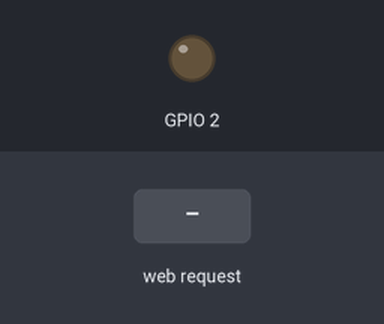
The sketch below on a simulated ESP32. Shown: output pins drawn as LEDs (lit = HIGH). The inputs (shaded band) are chosen by the test bench. What the sketch prints to the serial monitor is not drawn.

Above: at 1.2 s.
1.3 s: HTTP request GET /ligar-luz received
At 2.5 s:
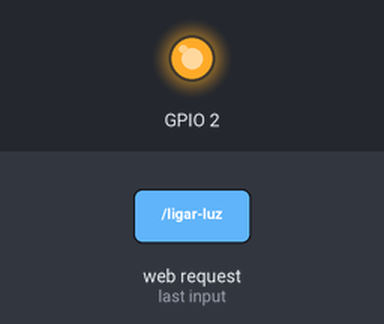
2.8 s: HTTP request GET /desligar-luz received
At 3.6 s:
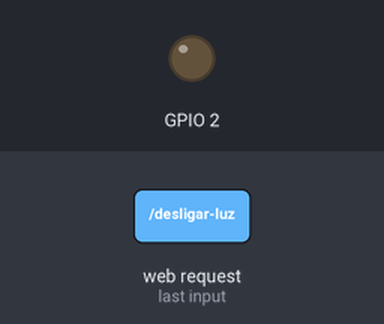
Timing chart, 0 to 5.8 s (numbered marks = the images above; inputs shaded):
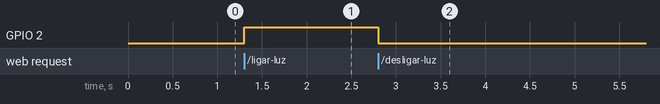

The sketch:

automacao-residencial-alfa.ino
```cpp
#include <WiFi.h>

// Nome (SSID) e senha do ponto de acesso
const char* ssid = "MeuESP32";
const char* password = "12345678";

// Servidor web na porta 80
WiFiServer server(80);

// Estados dos dispositivos
bool LuzLigada = false;
bool JanelaAberta = false;

void setup() {
  Serial.begin(115200);
  setCpuFrequencyMhz(240); // Define a frequência máxima da CPU (240 MHz)
  WiFi.softAP(ssid, password); // Configura o ESP32 como ponto de acesso
  Serial.println("Ponto de acesso criado");

  server.begin(); // Inicia o servidor web
  Serial.println("Servidor web iniciado");
  Serial.println("Acesse http://192.168.4.1");
  pinMode(2, OUTPUT);
  digitalWrite(2, LOW);

}

void loop() {
  WiFiClient client = server.available(); // Verifica se há um cliente conectado
  if (!client) return; // Se não há cliente, retorna imediatamente

  String request = client.readStringUntil('\r'); // Lê a requisição do cliente
  //client.flush(); // Limpa o buffer do cliente

  // Verifica a ação a ser tomada com base na requisição
  if (request.indexOf("GET /sala") >= 0) {
    sala(client); // Chama a função que serve a página "sala"
  } else if (request.indexOf("GET /ligar-luz") >= 0) {
    LuzLigada = true; // Atualiza o estado da luz
    sala(client); // Recarrega a página "sala"
  } else if (request.indexOf("GET /desligar-luz") >= 0) {
    LuzLigada = false; // Atualiza o estado da luz
    sala(client); // Recarrega a página "sala"
  } else if (request.indexOf("GET /abrir-janela") >= 0) {
    JanelaAberta = true; // Atualiza o estado da janela
    sala(client); // Recarrega a página "sala"
  } else if (request.indexOf("GET /fechar-janela") >= 0) {
    JanelaAberta = false; // Atualiza o estado da janela
    sala(client); // Recarrega a página "sala"
  } else {
    inicio(client); // Chama a função que serve a página inicial
  }

  client.stop(); // Fecha a conexão com o cliente
}

// Função para servir a página inicial
void inicio(WiFiClient& client) {
  client.println("HTTP/1.1 200 OK");
  client.println("Content-Type: text/html; charset=utf-8");
  client.println("Connection: close");
  client.println();

  // Estrutura HTML da página inicial
  client.println("<!DOCTYPE HTML>");
  client.println("<html lang=\"pt-BR\">");
  client.println("<head>");
  client.println("<meta name=\"viewport\" content=\"width=device-width, initial-scale=1.0\">"); // Escala para celular
  client.println("<title>Página Inicial</title>");
  client.println("<style>");
  client.println("body { font-family: Arial, sans-serif; text-align: center; background-color: #f0f0f0; margin: 0; margin-top: 100px; padding: 0; }");
  client.println(".button { font-size: 50px; padding: 15px 30px; margin: 10px; font-weight: bold; border: none; cursor: pointer; }");
  client.println(".sala { background-color: #FFD700; color: #000; }");
  client.println(".text-autoria { font-size: 15px; color: #808080; margin-top: 150px; }");

  // Estilos específicos para celulares
  client.println("@media only screen and (max-width: 600px) {");
  client.println("  body { font-size: 20px; margin-top: 50px; }");
  client.println("  .button { font-size: 35px; padding: 10px 20px; }");
  client.println("  .text-autoria { font-size: 10px; }");
  client.println("}");

  // Estilos específicos para desktop
  client.println("@media only screen and (min-width: 601px) {");
  client.println("  body { font-size: 20px; }");
  client.println("  .button { font-size: 20px; padding: 15px 30px; }");
  client.println("  .text-autoria { font-size: 15px; }");
  client.println("}");

  client.println("</style>");
  client.println("</head>");
  client.println("<body>");
  client.println("<h1>Bem-vindo ao Controle de Dispositivos</h1>");
  client.println("<p>Escolha uma opção:</p>");
  client.println("<button class=\"button sala\" onclick=\"location.href='/sala'\">Ir para Sala</button>");
  client.println("<p class=\"text-autoria\">Projeto criado por:<br>Emerson Gabriel Souza<br>www.gahsouza.com.br</p>");
  client.println("</body></html>");
}

// Função para servir a página da sala
// Função para servir a página da sala
void sala(WiFiClient& client) {
  client.println("HTTP/1.1 200 OK");
  client.println("Content-Type: text/html; charset=utf-8");
  client.println("Connection: close");
  client.println();

  // Estrutura HTML da página da sala
  client.println("<!DOCTYPE HTML>");
  client.println("<html lang=\"pt-BR\">");
  client.println("<head>");
  client.println("<meta name=\"viewport\" content=\"width=device-width, initial-scale=1.0\">"); // Escala para dispositivos móveis
  client.println("<title>Página da Sala</title>");
  client.println("<style>");
  client.println("body { font-family: Arial, sans-serif; font-size: 35px; text-align: center; background-color: #f0f0f0; margin: 0; padding: 0; }");
  client.println(".button { font-size: 35px; padding: 15px 30px; margin: 10px; font-weight: bold; border: none; cursor: pointer; }");

  // Estilos de botões
  client.println(".ligar { background-color: #ADD8E6; color: #000; }");
  client.println(".ligar-on { background-color: #6495ED; color: #FFF; }");
  client.println(".desligar { background-color: #ff9999; color: #000; }");
  client.println(".desligar-on { background-color: #f44336; color: #FFF; }");
  client.println(".abrir { background-color: #ADD8E6; color: #000; }");
  client.println(".abrir-on { background-color: #6495ED; color: #FFF; }");
  client.println(".fechar { background-color: #ff9999; color: #000; }");
  client.println(".fechar-on { background-color: #f44336; color: #FFF; }");

  // Estilos específicos para dispositivos móveis
  client.println("@media only screen and (max-width: 600px) {");
  client.println("  body { font-size: 20px; }");
  client.println("  .button { font-size: 15px; padding: 10px 20px; }");
  client.println("  .text-atualizar { font-size: 15px;  }");
  client.println("  .atualizar { font-size: 20px; }");
  client.println("  .voltar { font-size: 20px;  }");
  client.println("  .div { width: auto; height: auto; padding: 10px; }");
  client.println("  .text-autoria { font-size: 18px; }");
  // Estilo para o botão atualizar e outros elementos
  client.println(".text-atualizar { font-size:15 px; color: #808080;  }");
  client.println(".atualizar { background-color: #90EE90; color: #000; }");
  client.println(".voltar { background-color: #FFD700; color: #000; }");
  // Definindo a div com borda e margens
  client.println(".div { border: 1px solid #000; margin-top: 100px;  margin: 0 auto; padding: 20px; background-color: #fff; }");
  // Texto de direitos autorais
  client.println(".text-autoria { font-size: 10px; color: #808080; }");
  client.println("}");

  // Estilos específicos para desktop
  client.println("@media only screen and (min-width: 601px) {");
  client.println("  body { font-size: 15px; }");
  client.println("  .button { font-size: 13px; padding: 15px 30px; }");
  // Estilo para o botão atualizar e outros elementos
  client.println(".text-atualizar { font-size: 10px; color: #808080;  }");
  client.println(".atualizar { background-color: #90EE90; color: #000; width: 800px;}");
  client.println(".voltar { background-color: #FFD700; color: #000; width: 800px;}");
  // Definindo a div com borda e margens
  client.println(".div { border: 1px solid #000;  width: 800px; height: auto; margin: 0 auto; padding: 10px; background-color: #fff; }");
  // Texto de direitos autorais
  client.println(".text-autoria { font-size: 10px; color: #808080; ");
  client.println("}");

  client.println("</style>");
  client.println("</head>");
  client.println("<body>");
  client.println("<h1>Controle da Sala</h1>");
  client.println("<p>Controle os dispositivos da sala aqui.</p>");

  // Abertura da div com a classe
  client.println("<div class=\"div\">");

  // Mostra o estado atual da luz
  if (LuzLigada) {
    digitalWrite(2, HIGH);
    client.println("<p>Status: <strong>Luz Ligada</strong></p>");
    client.println("<button class=\"button ligar-on\">Ligar Luz</button>");
    client.println("<button class=\"button desligar\" onclick=\"location.href='/desligar-luz'\">Desligar Luz</button>");
  } else {
    digitalWrite(2, LOW);
    client.println("<p>Status: <strong>Luz Desligada</strong></p>");
    client.println("<button class=\"button ligar\" onclick=\"location.href='/ligar-luz'\">Ligar Luz</button>");
    client.println("<button class=\"button desligar-on\">Desligar Luz</button>");
  }

  // Mostra o estado atual da janela
  if (JanelaAberta) {
    client.println("<p>Status: <strong>Janela Aberta</strong></p>");
    client.println("<button class=\"button abrir-on\">Abrir Janela</button>");
    client.println("<button class=\"button fechar\" onclick=\"location.href='/fechar-janela'\">Fechar Janela</button>");
  } else {
    client.println("<p>Status: <strong>Janela Fechada</strong></p>");
    client.println("<button class=\"button abrir\" onclick=\"location.href='/abrir-janela'\">Abrir Janela</button>");
    client.println("<button class=\"button fechar-on\">Fechar Janela</button>");
  }

  client.println("</div>"); // Fechamento da div

  client.println("<br><br>");
  client.println("<p class=\"text-atualizar\">Verifique se há novos comandos disponíveis.</p>");
  client.println("<button class=\"button atualizar\" onclick=\"location.href='/sala'\">Recarregar Estado</button>");
  client.println("<button class=\"button voltar\" onclick=\"location.href='/'\">Voltar para o Início</button>");
  client.println("<p class=\"text-autoria\">Projeto criado por:<br>Emerson Gabriel Souza<br>www.gahsouza.com.br</p>");
  client.println("</body></html>");
}
```

Measured:
- after the input at 1.3 s, GPIO 2: LOW → HIGH at once
- after the input at 2.8 s, GPIO 2: HIGH → LOW at once
